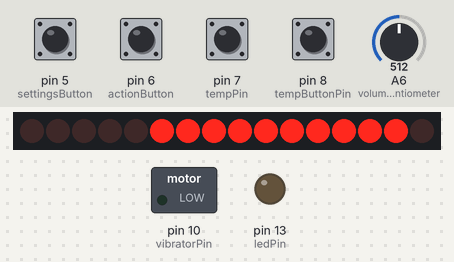
Bench run of a sketch on a simulated Arduino Nano, built with avr-gcc and run on an emulated ATmega328P. On the bench: 16 shift-register outputs drawn as a row of LEDs (first output left, lit = HIGH), switched loads named in the sketch (green lamp = pin HIGH), output pins drawn as LEDs (lit = HIGH). Wiring (inferred from the names in the program): 2 × shift register (74HC595): data pin 4; shift clock pin 2; latch pin 3. Wiring (inferred from the signals the program sends): row of LEDs: on Q0, Q1, Q2, Q3, Q4, Q5, Q6, Q7, Q8, Q9, Q10, Q11, Q12, Q13, Q14, Q15. The inputs (shaded band) are chosen by the test bench; at power-on: pin 5 (settingsButton), pin 6 (actionButton), pin 7 (tempPin), pin 8 (tempButtonPin) HIGH, A6 (volumePotentiometer) = 512. Pins used as bus, display or sensor lines are not drawn; what the sketch prints to the serial monitor is not drawn.

Above: at 1.25 s.
1.3 s: pin 5 (settingsButton) pulled LOW for 0.15 s
At 2.5 s:
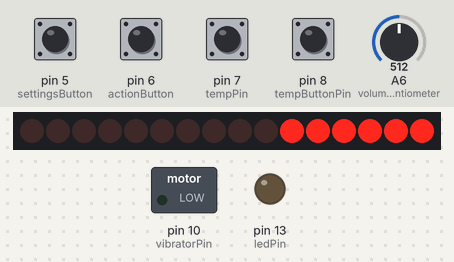
2.9 s: pin 8 (tempButtonPin) pulled LOW for 0.15 s
At 4.6 s:
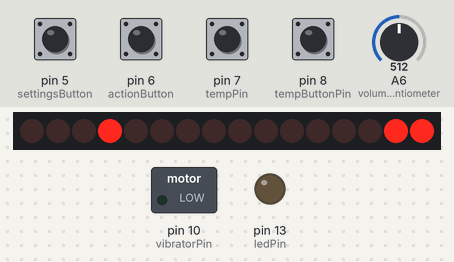
5.2 s: pin 8 (tempButtonPin) pulled LOW for 0.15 s
At 6.8 s:
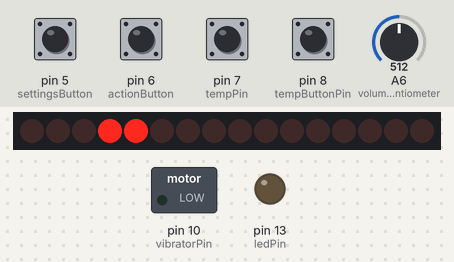
8.3 s: pin 5 (settingsButton) driven LOW and pin 8 (tempButtonPin) driven LOW
At 10.2 s:
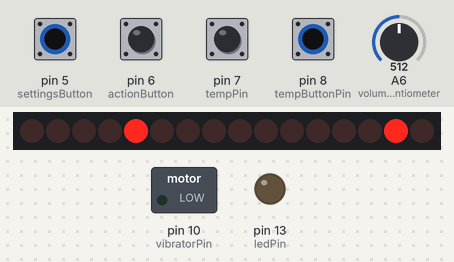
10.7 s: A6 (volumePotentiometer) set to 907
12.2 s: A6 (volumePotentiometer) set to 937
At 12.25 s:
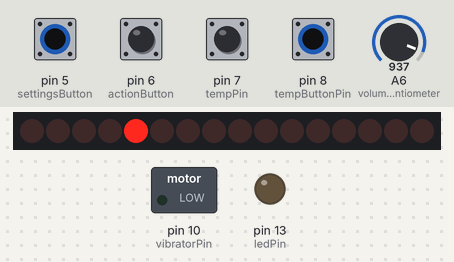
Timing chart, 0 to 15.3 s (numbered marks = the images above; inputs shaded):
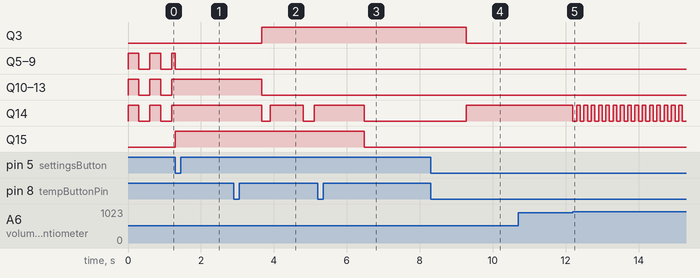

Measured:
- the behaviour switches between 922 and 923 on A6 (volumePotentiometer) (found by bisection; images 4 and 5)
- after the input at 2.9 s, Q3: LOW → HIGH after 0.77 s; Q10–13: HIGH → LOW after 0.77 s; Q14: alternates HIGH for 0.90 s and LOW for 0.26 s, starting after 0.77 s
- after the input at 8.3 s, Q3: HIGH → LOW after 0.97 s; Q14: LOW → HIGH after 0.97 s
- after the input at 10.7 s, every drawn part: stays the same
- after the input at 12.2 s, Q14: alternates HIGH for 0.10 s and LOW for 0.10 s, starting at once

The sketch:

pomodoro_timer.ino
```cpp
#include <DHT.h>

const long MINUTE = 60l * 1000l;
const long TIMER_INTERVAL = 5l * MINUTE / 2l;

const int clockPin = 2;  // SH_SP
const int latchPin = 3;  // ST_SP
const int dataPin = 4;   // DS

const int settingsButton = 5;
const int actionButton = 6;
const int ledPin = 13;
const int tempPin = 7;
const int tempButtonPin = 8;

const int vibratorPin = 10;

const int volumePotentiometer = A6;
const int minVolumePotentiometer = 10;
const int maxVolumePotentiometer = 970;
const int volumePotentiometerIntervals = 20;
const int volumePotentiometerInterval = (maxVolumePotentiometer - minVolumePotentiometer) / volumePotentiometerIntervals;

const int leftSettingLed[] = { 0b00000001, 0b00000000 };
const int rightSettingLed[] = { 0b00000000, 0b00001000 };
const int notificationLed[] = { 0b00000000, 0b00010000 };
const int progressLeds[10][2] = {
  { 0b00000010, 0b00000000 },
  { 0b00000100, 0b00000000 },
  { 0b00001000, 0b00000000 },
  { 0b00010000, 0b00000000 },
  { 0b00100000, 0b00000000 },
  { 0b01000000, 0b00000000 },
  { 0b10000000, 0b00000000 },
  { 0b00000000, 0b00000001 },
  { 0b00000000, 0b00000010 },
  { 0b00000000, 0b00000100 }
};

DHT dht(tempPin, DHT22);

class AppState {
public:
  static const int SET_FIRST_TIMER = 1;
  static const int SET_SECOND_TIMER = 2;
  static const int RUN_TIMER = 3;
};

class TempState {
public:
  static const int app = 1;
  static const int humidity = 2;
  static const int temperature = 3;
};

class TimerState {
public:
  static const int WAITING_FOR_START = 0;
  static const int STARTED = 1;
};

class CurrentTimer {
public:
  static const int FIRST_TIMER = 1;
  static const int SECOND_TIMER = 2;
};

class App {
  private:
    int appState = AppState::RUN_TIMER;
    int tempState = TempState::app;
    int ledState[2] = { 0b00000000, 0b00000000 };
    long timersValue[2] = { 25l * MINUTE, 5l * MINUTE };
    int timersState = TimerState::WAITING_FOR_START;
    int currentTimer = CurrentTimer::FIRST_TIMER;
    long potentiometerValue = 0;
    long currentTimerStartTime = 0;
    int settingsButtonState = LOW;
    int actionButtonState = LOW;
    int temperatureButtonState = LOW;
    int firstTemperatureShow = true;
    int ledPinState = LOW;
    int alarm = false;
    int temperature = 0;
    int humidity = 0;
    long vibratorTime = 0;


    long getPotentiometerValue() {
      long value = maxVolumePotentiometer - analogRead(volumePotentiometer);
      long intervals = min(value / volumePotentiometerInterval + 1, volumePotentiometerIntervals);
      long intervalsInMilliseconds = intervals * TIMER_INTERVAL;
      return intervalsInMilliseconds;
    }

    void initNewLedState(int* newLedState) {
      if (this->appState == AppState::SET_FIRST_TIMER) {
        newLedState[0] = leftSettingLed[0];
        newLedState[1] = leftSettingLed[1];
      } else if (this->appState == AppState::SET_SECOND_TIMER) {
        newLedState[0] = rightSettingLed[0];
        newLedState[1] = rightSettingLed[1];
      } else {
        newLedState[0] = 0b00000000;
        newLedState[1] = 0b00000000;
      }
    }

    void show(int newLedState[2]) {
      if (newLedState[0] != this->ledState[0] || newLedState[1] != this->ledState[1]) {
        digitalWrite(latchPin, LOW);
        shiftOut(dataPin, clockPin, LSBFIRST, newLedState[0]);
        shiftOut(dataPin, clockPin, LSBFIRST, newLedState[1]);
        digitalWrite(latchPin, HIGH);
        this->ledState[0] = newLedState[0];
        this->ledState[1] = newLedState[1];
      }
    };

  public:
    int getAppState() {
      return this->appState;
    }
    int getTempState() {
      return this->tempState;
    }

    void toggleAppState() {
      this->ledState[0] = 0b00000000;
      this->ledState[0] = 0b00000000;
      this->potentiometerValue = this->getPotentiometerValue();
      this->alarm = false;

      if (this->appState == AppState::RUN_TIMER) {
        this->appState = AppState::SET_FIRST_TIMER;
      } else if (this->appState == AppState::SET_FIRST_TIMER) {
        this->appState = AppState::SET_SECOND_TIMER;
      } else if (this->appState == AppState::SET_SECOND_TIMER) {
        this->appState = AppState::RUN_TIMER;
        this->timersState = TimerState::WAITING_FOR_START;
      }
    };

    void toggleTimerState() {
      if (this->appState == AppState::RUN_TIMER) {
        this->timersState = this->timersState == TimerState::WAITING_FOR_START ? TimerState::STARTED : TimerState::WAITING_FOR_START;
      }
    }

    void toggleCurrentTimer() {
      if (this->appState == AppState::RUN_TIMER) {
        this->currentTimer = this->currentTimer == CurrentTimer::FIRST_TIMER ? CurrentTimer::SECOND_TIMER : CurrentTimer::FIRST_TIMER;
      }
    }

    void toggleTempState() {
      if (this->tempState == TempState::app) {
        this->tempState = TempState::humidity;
      } else if (this->tempState == TempState::humidity) {
        this->tempState = TempState::temperature;
      } else if (this->tempState == TempState::temperature) {
        this->tempState = TempState::app;
      }
      this->firstTemperatureShow=true;
    }

    bool tempButtonClicked() {
      int newTemperatureButtonState = digitalRead(tempButtonPin);
      bool result = temperatureButtonState == HIGH && newTemperatureButtonState == LOW;
      this->temperatureButtonState = newTemperatureButtonState;
      return result;
    }

    bool settingsButtonClicked() {
      int newSettingsButtonState = digitalRead(settingsButton);
      bool result = settingsButtonState == HIGH && newSettingsButtonState == LOW;
      this->settingsButtonState = newSettingsButtonState;
      return result;
    }

    bool actionButtonClicked() {
      int newActionButtonState = digitalRead(actionButton);
      bool result = actionButtonState == HIGH && newActionButtonState == LOW;
      this->actionButtonState = newActionButtonState;
      return result;
    }

    void settingTimer() {
      long newValue = this->getPotentiometerValue();
      long value = this->appState == AppState::SET_FIRST_TIMER ? this->timersValue[0] : this->timersValue[1];

      if (this->potentiometerValue != newValue) {
        this->potentiometerValue = newValue;
        value = newValue;
        if (this->appState == AppState::SET_FIRST_TIMER) {
          this->timersValue[0] = newValue;
        } else {
          this->timersValue[1] = newValue;
        }
      }

      value = value / TIMER_INTERVAL - 1;

      int newLedState[] = { 0b00000000, 0b00000000 };
      this->initNewLedState(newLedState);

      for (int i = 0; i <= value; i++) {
        if (i == value && value % 2 == 0) {
          long time = millis() / 100;
          if (time % 2 == 0) {
            break;
          }
        }
        newLedState[0] = newLedState[0] | progressLeds[i / 2][0];
        newLedState[1] = newLedState[1] | progressLeds[i / 2][1];
      }

      show(newLedState);
    }

    void startVibrator() {
      if (!this->alarm) {
        return;
      }
      if (vibratorTime == 0) {
        vibratorTime = millis();
      }
      if (millis() - vibratorTime < 3000) {
        long time = millis() / 100;
        if (time % 2 == 0) {
          digitalWrite(vibratorPin, HIGH);
        } else {
        digitalWrite(vibratorPin, LOW);
        }
      } else {
        digitalWrite(vibratorPin, LOW);
      }
    }

    void stopVibrator() {
      digitalWrite(vibratorPin, LOW);
      vibratorTime = 0;
    }

    void runTimer() {
      int newLedState[] = { 0b00000000, 0b00000000 };
      this->initNewLedState(newLedState);

      if (actionButtonClicked()) {
        this->toggleTimerState();
        if (this->timersState != TimerState::WAITING_FOR_START) {
          this->currentTimerStartTime = millis();
        }
      }

      if (this->timersState == TimerState::WAITING_FOR_START) {
        long time = millis() / 300;
        if (time % 2 == 0) {
          for (int i = 0; i < 10; i++) {
            newLedState[0] = newLedState[0] | progressLeds[i][0];
            newLedState[1] = newLedState[1] | progressLeds[i][1];
          }
          if (this->alarm) {
            newLedState[0] = newLedState[0] | notificationLed[0];
            newLedState[1] = newLedState[1] | notificationLed[1];
          }
        }
        this->startVibrator();
      } else if (this->timersState == TimerState::STARTED) {
        double spentTime = (millis() - this->currentTimerStartTime);
        double timerValue = this->currentTimer == CurrentTimer::FIRST_TIMER
          ? this->timersValue[0]
          : this->timersValue[1];

        if (timerValue - spentTime < 0) {
          this->toggleTimerState();
          this->toggleCurrentTimer();
          this->alarm = true;
          this->vibratorTime = 0;
          return;
        }

        double intervalSize = timerValue / volumePotentiometerIntervals;
        double leftTime = timerValue - spentTime;
        double leftIntervals = leftTime / (intervalSize);

        for (int i = 0; i <= leftIntervals; i++) {
          newLedState[0] = newLedState[0] | progressLeds[i / 2][0];
          newLedState[1] = newLedState[1] | progressLeds[i / 2][1];
        }
      }

      this->show(newLedState);
    }

    void showTemperature() {
      int newLedState[] = { 0b00000000, 0b00000000 };
      newLedState[0] |= rightSettingLed[0];
      newLedState[1] |= rightSettingLed[1];
      newLedState[0] |= notificationLed[0];
      newLedState[1] |= notificationLed[1];

      if (this->firstTemperatureShow || millis() % 2000 == 0) {
        this->temperature = min(round(dht.readTemperature()) - 10, 20);
        Serial.println(dht.readTemperature());
      }

      long time = millis() / 300;
      for (int i = 0; i <= this->temperature; i++) {
        if (i == this->temperature && time % 2 == 0) {
          break;
        }

        newLedState[0] = newLedState[0] | progressLeds[i / 2][0];
        newLedState[1] = newLedState[1] | progressLeds[i / 2][1];
      }

      this->firstTemperatureShow = false;
      this->show(newLedState);
    }

    void showHumidity() {
      int newLedState[] = { 0b00000000, 0b00000000 };
      newLedState[0] |= leftSettingLed[0];
      newLedState[1] |= leftSettingLed[1];
      newLedState[0] |= notificationLed[0];
      newLedState[1] |= notificationLed[1];

      if (this->firstTemperatureShow || millis() % 2000 == 0) {
        this->humidity = round(dht.readHumidity() * 20 / 100);
        Serial.println(dht.readHumidity());
      }


      long time = millis() / 300;
      for (int i = 0; i <= this->humidity; i++) {
        if (i == this->humidity && time % 2 == 0) {
          break;
        }

        newLedState[0] = newLedState[0] | progressLeds[i / 2][0];
        newLedState[1] = newLedState[1] | progressLeds[i / 2][1];
      }

      this->firstTemperatureShow = false;
      this->show(newLedState);
    }
};

App app;

void setup() {
  Serial.begin(9600);
  pinMode(latchPin, OUTPUT);
  pinMode(dataPin, OUTPUT);
  pinMode(clockPin, OUTPUT);
  pinMode(vibratorPin, OUTPUT);

  pinMode(settingsButton, INPUT);
  pinMode(actionButton, INPUT);
  pinMode(ledPin, OUTPUT);
  pinMode(volumePotentiometer, INPUT);
  pinMode(tempPin, INPUT);
  pinMode(tempButtonPin, INPUT);

  digitalWrite(latchPin, LOW);
  shiftOut(dataPin, clockPin, LSBFIRST, 0);
  shiftOut(dataPin, clockPin, LSBFIRST, 0);
  digitalWrite(latchPin, HIGH);
}

void loop() {
  if (app.tempButtonClicked()) {
    app.stopVibrator();
    app.toggleTempState();
  }

  if (app.getTempState() == TempState::temperature) {
    app.showTemperature();
    return;
  }

  if (app.getTempState() == TempState::humidity) {
    app.showHumidity();
    return;
  }

  if (app.settingsButtonClicked()) {
    app.toggleAppState();
  }

  if (app.getAppState() == AppState::SET_FIRST_TIMER || app.getAppState() == AppState::SET_SECOND_TIMER ) {
    app.settingTimer();
  } else if (app.getAppState() == AppState::RUN_TIMER) {
    app.runTimer();
  }
}
```
